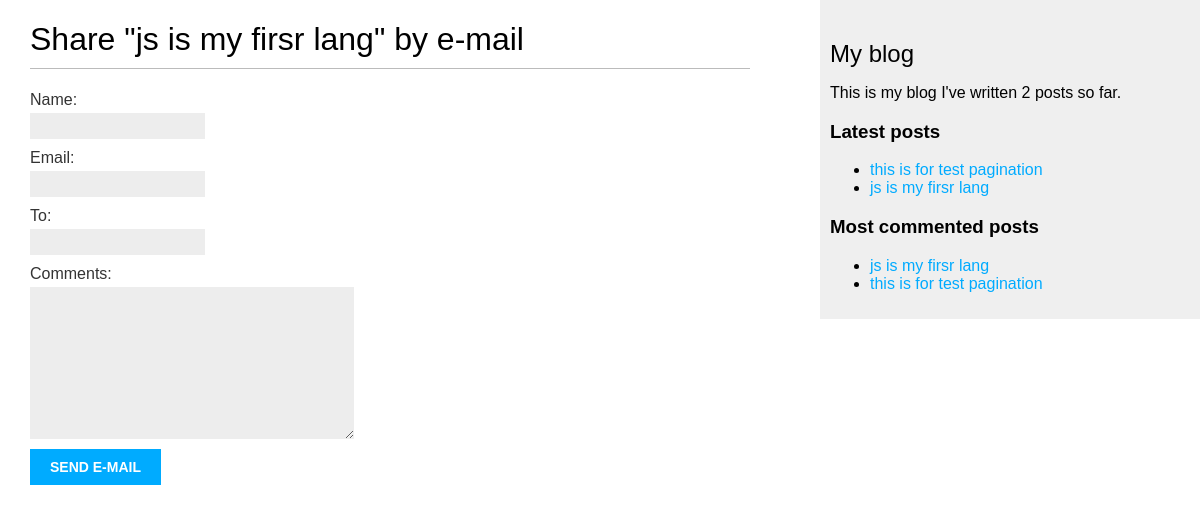
The page /post/share/2 on the database as committed earlier.
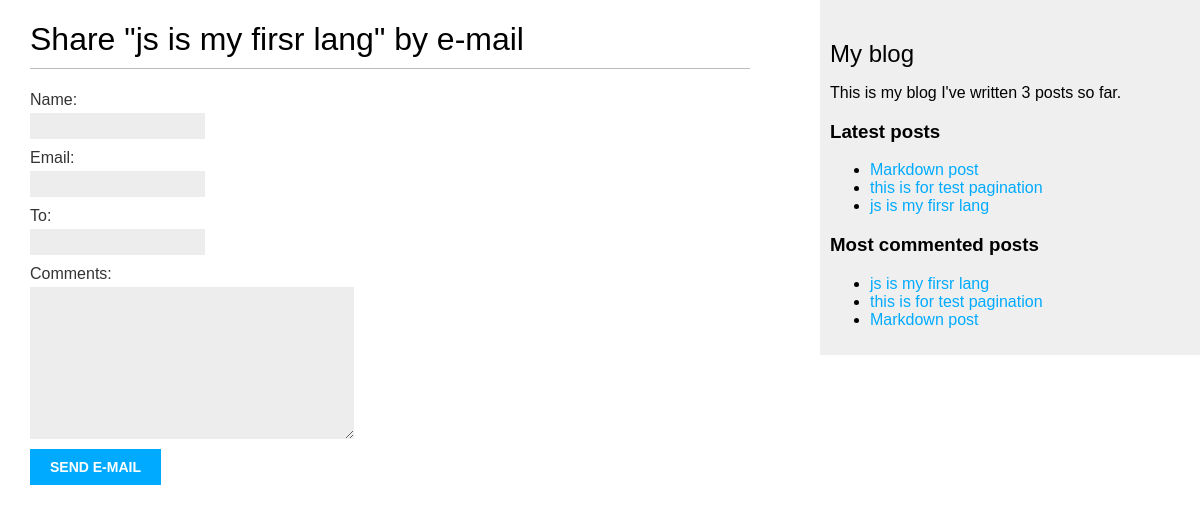
The same page on the database as committed later.
### blog/models.py (models this page shows, shortened)
class Post(models.Model):
    class Status(models.TextChoices):
        DRAFT = 'DF', 'Draft'
        PUBLISHED = 'PB', 'Published'
    title = models.CharField(max_length=100)
    slug = models.SlugField(max_length=100, unique_for_date='publish')
    author = models.ForeignKey(settings.AUTH_USER_MODEL, on_delete=models.CASCADE, related_name="blog_posts")
    body = models.TextField()
    publish = models.DateTimeField(default=timezone.now)
    created = models.DateTimeField(auto_now_add=True)
    updated = models.DateTimeField(auto_now=True)
    status = models.CharField(max_length=2, choices=Status, default=Status.DRAFT)
    objects = models.Manager()
    published = PublishedManager()
    tags = TaggableManager()
    class Meta:
        ordering = ['-publish']
        indexes = [
            models.Index(fields=['-publish']),
        ]
    def get_absolute_url(self):
        return reverse(
            'blog:post_detail',
            args=[self.publish.year, self.publish.month, self.publish.day, self.slug]
        )

### blog/views.py (the view)
# urls.py: path('share/<int:post_id>', views.post_share, name='share_post'),
def post_share(request, post_id):
    post = get_object_or_404(Post, id=post_id, status=Post.Status.PUBLISHED)
    sent = False
    if request.method == "POST":
        form = EmailPostForm(request.POST)
        if form.is_valid():
            cd = form.cleaned_data
            post_url = request.build_absolute_uri(
                post.get_absolute_url()
            )
            subject = (
                f"{cd['name']} ({cd['email']}) "
                f"recommends you read {post.title}"
            )
            message = (
                f"Read {post.title} at {post_url}\n\n"
                f"{cd['name']}\'s comments: {cd['comments']}"
            )
            send_mail(
                subject=subject,
                message=message,
                from_email=None,
                recipient_list=[cd['to']]
            )
            sent = True
    else:
        form = EmailPostForm()
    return render(request, 'blog/share.html', {'form': form, 'post': post, 'sent': sent})

### blog/forms.py
class EmailPostForm(forms.Form):
    name = forms.CharField(max_length=50)
    email = forms.EmailField()
    to = forms.EmailField()
    comments = forms.CharField(required=False, widget=forms.Textarea)

### blog/models.py (called while the page is built)
    def get_queryset(self):
        return (
            super().get_queryset().filter(status=Post.Status.PUBLISHED)
        )

### blog/templatetags/blog_tags.py (called while the page is built)
@register.simple_tag
def total_posts():
    return Post.published.count()

@register.inclusion_tag('blog/latest_post.html')
def show_latest_posts(count=5):
    latest_post = Post.published.order_by('-publish')[:count]
    return {
        'latest_post': latest_post
    }

@register.simple_tag
def get_most_commented_posts(count=3):
    return Post.published.annotate(
        total_comments=Count('comments')
    ).order_by('-total_comments')[:count]

### blog/templates/blog/share.html (shortened to what this page needs)
{% extends "blog/base.html" %}
{% block content %}
{% if sent %}
<h1>E-mail successfully sent</h1>
<p>
    "{{ post.title }}" was successfully sent to {{ form.cleaned_data.to }}.
</p>
{% else %}
<h1>Share "{{ post.title }}" by e-mail</h1>
<form method="post">
    {{ form.as_p }}
    <input type="submit" value="Send e-mail">
</form>
{% endif %}
{% endblock %}

### blog/templates/blog/base.html (shortened to what this page needs)
{% load static %}
{% load blog_tags %}
<!DOCTYPE html>
<html>
<head>
     <link href="{% static "css/blog.css" %}" rel="stylesheet">
</head>
<body>
<div id="content">
    {% block content %}
    {% endblock %}
</div>
<div id="sidebar">
    <h2>My blog</h2>
    <p>This is my blog
       I've written {% total_posts %} posts so far.
    </p>
    <h3>Latest posts</h3>
    {% show_latest_posts 3 %}
    <h3>Most commented posts</h3>
 {% get_most_commented_posts as most_commented_posts %}
 <ul>
 {% for post in most_commented_posts %}
 <li>
 <a href="{{ post.get_absolute_url }}">{{ post.title }}</a>
 </li>
 {% endfor %}
 </ul>
</div>
</body>
</html>

### blog/templates/blog/latest_post.html
<ul>
    {% for post in latest_post %}
    <li>
        <a href="{{ post.get_absolute_url }}">{{ post.title }}</a>
    </li>
    {% endfor %}
</ul>

Rows that differ between the two databases and show on the page:
added Post: title "Markdown post"
Other text that changed with them:
text no longer shown: "2"
text now shown: "3"
